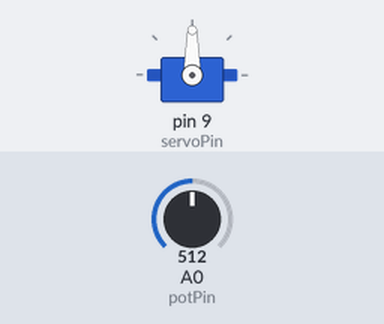
The sketch below on a simulated Arduino Uno, built with avr-gcc and run on an emulated ATmega328P. On the bench: servo. Inputs (shaded band) come from the test bench; at power-on: A0 (potPin) = 512.

Above: at 1.2 s.
1.3 s: A0 (potPin) set to 548
2.8 s: A0 (potPin) set to 580
At 4.5 s:
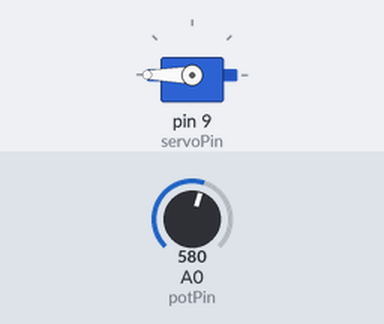
5.8 s: A0 (potPin) set to 475
7.3 s: A0 (potPin) set to 448
At 7.45 s:
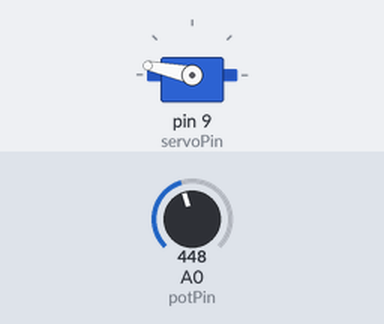
10.3 s: A0 (potPin) set to 716
At 10.45 s:
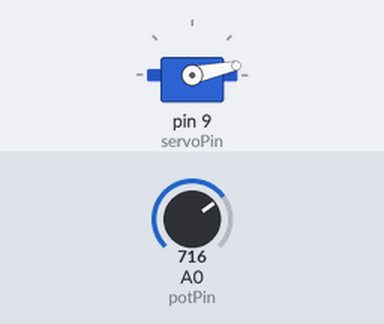
13.3 s: A0 (potPin) set to 306
At 13.65 s:
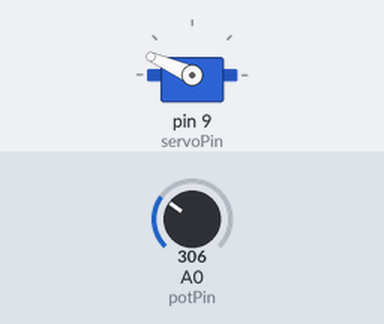
Timing chart, 0 to 17.3 s (numbered marks = the images above; inputs shaded):
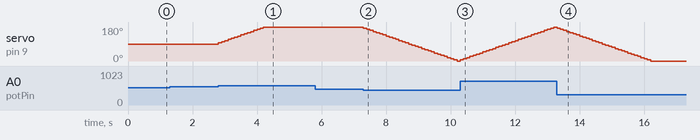

The sketch:

JoystickCode.ino
```cpp
#include <Servo.h>

byte servoPin = 9;
Servo myServo;
int servoPos =90;
int servoMax = 180;
int servoMin = 0;
int servoMove = 6;

byte potPin = A0;
int servoValue = 0;
int servoCentre = 512;
int servoDeadRange = 50;

unsigned long curMillis;
unsigned long readIntervalMillis = 100;
unsigned long lastReadMillis;

void setup() {
  Serial.begin(9600);

  myServo.attach(servoPin);
  myServo.write(servoPos);
}

void loop() {
  curMillis = millis();
  readJoystick();
  moveServo();
}

void readJoystick() {
      // check the time
  if (curMillis - lastReadMillis >= readIntervalMillis) {
    lastReadMillis += readIntervalMillis;
      // read the joystick
    servoValue = analogRead(potPin);
      // figure if a move is required
    if (servoValue > servoCentre + servoDeadRange) {
      servoPos += servoMove;
    }
    if (servoValue < servoCentre - servoDeadRange) {
      servoPos -= servoMove;
    }
      // check that the values are within limits
    if (servoPos > servoMax) {
      servoPos = servoMax;
    }
    if (servoPos < servoMin) {
      servoPos = servoMin;
    }
  }
}

void moveServo() {
  myServo.write(servoPos);
}
```

Measured:
- the behaviour switches between 562 and 563 on A0 (potPin) (found by bisection; images 0 and 1)
- the behaviour switches between 462 and 461 on A0 (potPin) (found by bisection; images 1 and 2)
- after the input at 1.3 s, every drawn part: stays the same
- after the input at 2.8 s, servo on pin 9 (servoPin): moves from 90° to 180° over 1.4 s, starting at once
- after the input at 5.8 s, every drawn part: stays the same
- after the input at 7.3 s, servo on pin 9 (servoPin): moves from 180° to 0° over 2.9 s, starting at once
- after the input at 10.3 s, servo on pin 9 (servoPin): moves from 0° to 180° over 2.9 s, starting at once
- after the input at 13.3 s, servo on pin 9 (servoPin): moves from 180° to 0° over 2.9 s, starting at once
